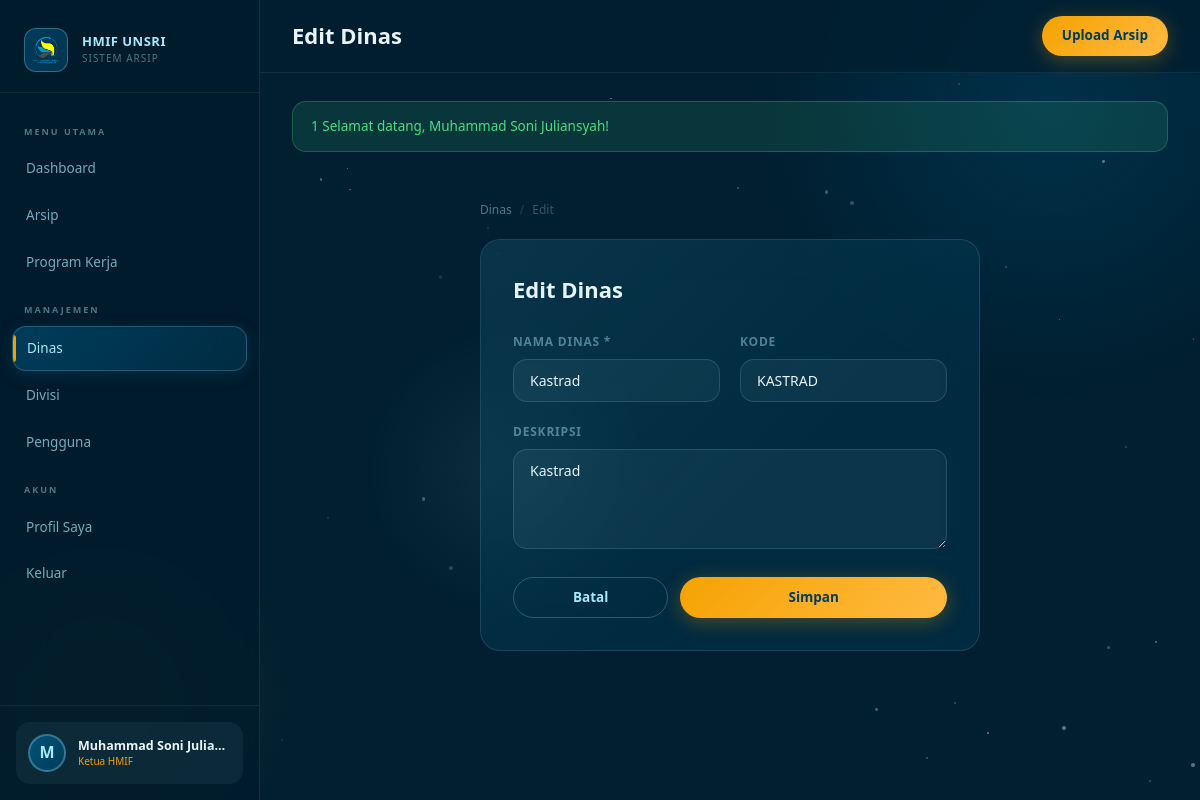
The app's page /departments/edit.php?id=2 (signed in) with its own data.
### tables this page shows
CREATE TABLE users (
    id INT PRIMARY KEY AUTO_INCREMENT,
    email VARCHAR(100) UNIQUE NOT NULL,
    password VARCHAR(255) NOT NULL,
    nama_lengkap VARCHAR(100) NOT NULL,
    foto_profil VARCHAR(255) NULL,
    role ENUM('ketua','waketua','sekum','bendum','kadin','wakadin','kadiv','staf') NOT NULL,
    department_id INT NULL,
    division_id INT NULL,
    is_active TINYINT(1) DEFAULT 1,
    created_at TIMESTAMP DEFAULT CURRENT_TIMESTAMP,
    updated_at TIMESTAMP DEFAULT CURRENT_TIMESTAMP ON UPDATE CURRENT_TIMESTAMP
);

CREATE TABLE departments (
    id INT PRIMARY KEY AUTO_INCREMENT,
    nama VARCHAR(100) NOT NULL,
    kode VARCHAR(10) UNIQUE NOT NULL,
    deskripsi TEXT,
    created_at TIMESTAMP DEFAULT CURRENT_TIMESTAMP
);

### src/middleware/auth.php (called while the page is built, shortened)
<?php
function getCurrentUser() {
    $db = getDB();
    $stmt = $db->prepare("
        SELECT u.*, d.nama as dept_nama, d.kode as dept_kode,
               dv.nama as div_nama, dv.kode as div_kode
        FROM users u
        LEFT JOIN departments d ON u.department_id = d.id
        LEFT JOIN divisions dv ON u.division_id = dv.id
        WHERE u.id = ? AND u.is_active = 1
    ");
    $stmt->execute([$_SESSION['user_id']]);
    return $stmt->fetch();
}
function isAdmin($user = null) {
    return $user && in_array($user['role'], ROLE_ADMIN);
}
function getRoleLabel($role) {
    $labels = [
        'ketua' => 'Ketua HMIF',
        'waketua' => 'Wakil Ketua',
        'sekum' => 'Sekretaris Umum',
        'bendum' => 'Bendahara Umum',
        'kadin' => 'Kepala Dinas',
        'wakadin' => 'Wakil Kepala Dinas',
        'kadiv' => 'Kepala Divisi',
        'staf' => 'Staf',
    ];
    return $labels[$role] ?? $role;
}

### src/helpers/functions.php (called while the page is built, shortened)
<?php
function sanitize($str) {
    return htmlspecialchars(trim($str), ENT_QUOTES, 'UTF-8');
}
function getFlash() {
    if (isset($_SESSION['flash'])) {
        $flash = $_SESSION['flash'];
        return $flash;
    }
    return null;
}

### departments/edit.php (the view, shortened to what this page needs)
<?php
$pageTitle = 'Edit Dinas';
require_once __DIR__ . '/../template/header.php';
$id = intval($_GET['id']??0);
$db = getDB();
$stmt = $db->prepare("SELECT * FROM departments WHERE id=?"); $stmt->execute([$id]); $dept = $stmt->fetch();
?>
<div class="page-content"><div style="max-width:500px;margin:0 auto">
<div class="breadcrumb" style="margin-bottom:20px" data-animate><a href="<?= APP_URL ?>/departments/index.php">Dinas</a><span>/</span><span style="color:var(--text-secondary)">Edit</span></div>
<div class="glass-card" style="padding:32px" data-animate>
<h2 style="font-family:var(--font-display);font-size:22px;font-weight:700;margin-bottom:24px">Edit Dinas</h2>
<form method="POST">
<div class="form-row">
    <div class="form-group"><label class="form-label">Nama Dinas *</label><input type="text" name="nama" class="form-control" value="<?= sanitize($dept['nama']) ?>" required></div>
    <div class="form-group"><label class="form-label">Kode</label><input type="text" name="kode" class="form-control" value="<?= sanitize($dept['kode']) ?>" required maxlength="10"></div>
</div>
<div class="form-group"><label class="form-label">Deskripsi</label><textarea name="deskripsi" class="form-control" rows="3"><?= sanitize($dept['deskripsi']) ?></textarea></div>
<div style="display:flex;gap:12px"><a href="<?= APP_URL ?>/departments/index.php" class="btn btn-outline" style="flex:1;justify-content:center">Batal</a><button type="submit" class="btn btn-primary" style="flex:2;justify-content:center">Simpan</button></div>
</form></div></div></div>
<?php require_once __DIR__ . '/../template/footer.php'; ?>

### template/header.php (shortened to what this page needs)
<?php
require_once __DIR__ . '/../src/middleware/auth.php';
require_once __DIR__ . '/../src/helpers/functions.php';
$currentUser = getCurrentUser();
$flash = getFlash();
function getAvatarSrc($user) {
    return null;
}
$avatarSrc = getAvatarSrc($currentUser);
$initials = strtoupper(substr($currentUser['nama_lengkap'], 0, 1));
?>
<!DOCTYPE html>
<html lang="id">
<head>
    <link rel="stylesheet" href="<?= APP_URL ?>/public/assets/css/main.css">
</head>
<body>
<div class="bg-animated"><div class="bg-orb"></div></div>
<aside class="sidebar" id="sidebar">
    <div class="sidebar-logo">
        <div style="width:44px;height:44px;border-radius:12px;background:linear-gradient(135deg,rgba(0,83,122,0.6),rgba(1,60,88,0.8));border:1.5px solid rgba(168,232,249,0.3);display:flex;align-items:center;justify-content:center;font-size:22px;flex-shrink:0;">
            <img src="<?= APP_URL ?>/public/assets/images/logo-hmif.png" alt="Logo" style="width:30px;height:30px;">
        </div>
        <div class="sidebar-logo-text">
            <div class="org-name">HMIF UNSRI</div>
            <div class="org-sub">Sistem Arsip</div>
        </div>
    </div>
    <nav class="sidebar-nav">
        <div class="nav-section-label">Menu Utama</div>
        <a href="<?= APP_URL ?>/dashboard.php" class="nav-item <?= (basename($_SERVER['PHP_SELF']) == 'dashboard.php') ? 'active' : '' ?>">
            <span>Dashboard</span>
        </a>
        <a href="<?= APP_URL ?>/archives/index.php" class="nav-item <?= (strpos($_SERVER['PHP_SELF'], '/archives/') !== false) ? 'active' : '' ?>">
            <span>Arsip</span>
        </a>
        <a href="<?= APP_URL ?>/programs/index.php" class="nav-item <?= (strpos($_SERVER['PHP_SELF'], '/programs/') !== false) ? 'active' : '' ?>">
            <span>Program Kerja</span>
        </a>
        <?php if (isAdmin($currentUser) || isDeptManager($currentUser)): ?>
        <div class="nav-section-label">Manajemen</div>
        <a href="<?= APP_URL ?>/departments/index.php" class="nav-item <?= (strpos($_SERVER['PHP_SELF'], '/departments/') !== false) ? 'active' : '' ?>">
            <span>Dinas</span>
        </a>
        <?php if (isAdmin($currentUser)): ?>
        <a href="<?= APP_URL ?>/divisions/index.php" class="nav-item <?= (strpos($_SERVER['PHP_SELF'], '/divisions/') !== false) ? 'active' : '' ?>">
            <span>Divisi</span>
        </a>
        <a href="<?= APP_URL ?>/users/index.php" class="nav-item <?= (strpos($_SERVER['PHP_SELF'], '/users/') !== false) ? 'active' : '' ?>">
            <span>Pengguna</span>
        </a>
        <?php endif; ?>
        <?php endif; ?>
        <div class="nav-section-label">Akun</div>
        <a href="<?= APP_URL ?>/profile/index.php" class="nav-item <?= (strpos($_SERVER['PHP_SELF'], '/profile/') !== false) ? 'active' : '' ?>">
            <span>Profil Saya</span>
        </a>
        <a href="<?= APP_URL ?>/logout.php" class="nav-item" onclick="return confirm('Yakin ingin keluar?')">
            <span>Keluar</span>
        </a>
    </nav>
    <div class="sidebar-user">
        <a href="<?= APP_URL ?>/profile/index.php" class="sidebar-user-card">
            <?php if ($avatarSrc): ?>
                <img src="<?= $avatarSrc ?>" alt="Avatar" class="user-avatar">
            <?php else: ?>
                <div class="user-avatar-placeholder"><?= $initials ?></div>
            <?php endif; ?>
            <div class="flex-1" style="min-width:0">
                <div class="user-info-name"><?= sanitize($currentUser['nama_lengkap']) ?></div>
                <div class="user-info-role"><?= getRoleLabel($currentUser['role']) ?></div>
            </div>
        </a>
    </div>
</aside>
<div class="main-content">
    <header class="topbar">
        <div style="display: flex; align-items: center; gap: 16px;">
            <div>
                <div class="page-title">
                    <?= $pageTitle ?? 'Dashboard' ?>
                </div>
            </div>
        </div>
        <div class="topbar-actions">
            <?php if (!in_array($currentUser['role'], ROLE_STAFF)): ?>
            <a href="<?= APP_URL ?>/archives/upload.php" class="btn btn-primary">
                Upload Arsip
            </a>
            <?php endif; ?>
        </div>
    </header>
    <?php if ($flash): ?>
    <div class="page-content" style="padding-bottom:0">
        <div class="alert alert-<?= $flash['type'] == 'success' ? 'success' : ($flash['type'] == 'error' ? 'error' : 'info') ?>">
            <?= $flash['type'] == 'success' ? : ($flash['type'] == 'error' ? '❌' : 'ℹ️') ?>
            <?= sanitize($flash['message']) ?>
        </div>
    </div>
    <?php endif; ?>

### records on screen
users: nama_lengkap "M", nama_lengkap "Muhammad Soni Julia…", role "Ketua HMIF"
departments: nama "Kastrad", kode "KASTRAD", deskripsi "Kastrad"

### other values on screen
$pageTitle "Edit Dinas"
$flash['message'] "Selamat datang, Muhammad Soni Juliansyah!"
